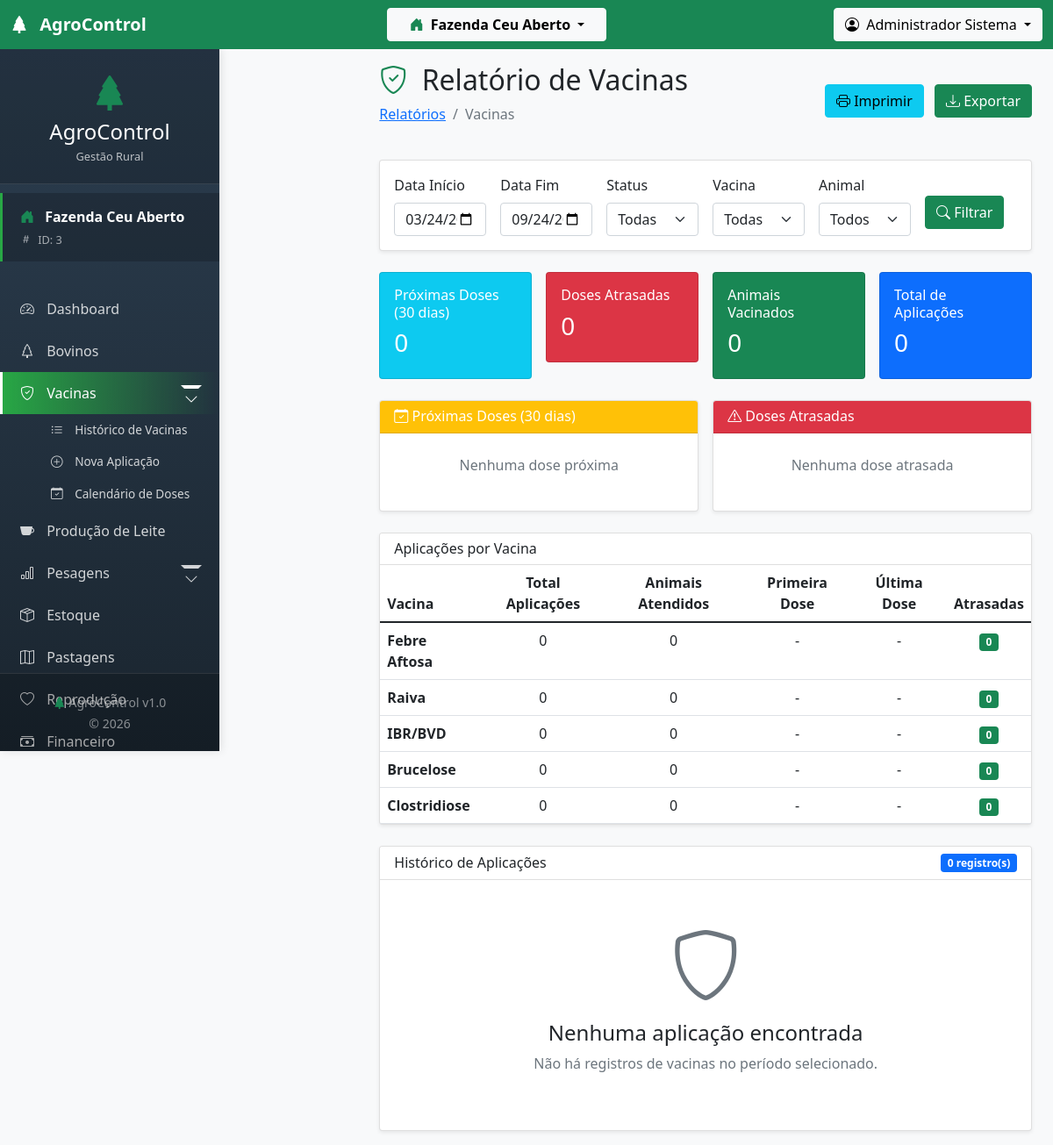
The page /modules/relatorios/vacinas.php (signed in) on the database its author committed.
### tables this page shows
CREATE TABLE `vacinas` (
  `id` int(11) NOT NULL AUTO_INCREMENT,
  `id_fazenda` int(11) NOT NULL,
  `nome_vacina` varchar(100) NOT NULL,
  `fabricante` varchar(100) DEFAULT NULL,
  `doenca_prevenida` varchar(255) DEFAULT NULL,
  `intervalo_dias` int(11) DEFAULT NULL,
  `idade_minima_dias` int(11) DEFAULT NULL,
  `idade_maxima_dias` int(11) DEFAULT NULL,
  `dose_ml` decimal(5,2) DEFAULT NULL,
  `via_aplicacao` varchar(50) DEFAULT NULL,
  `observacoes` text DEFAULT NULL,
  `data_cadastro` timestamp NULL DEFAULT current_timestamp(),
  PRIMARY KEY (`id`),
  UNIQUE KEY `unique_vacina_fazenda` (`id_fazenda`,`nome_vacina`),
  CONSTRAINT `vacinas_ibfk_1` FOREIGN KEY (`id_fazenda`) REFERENCES `fazendas` (`id`) ON DELETE CASCADE
);

### modules/relatorios/vacinas.php (the view, shortened to what the rows shown need)
<?php
require_once '../../config/database.php';
require_once '../../config/tenant.php';
$farmId = getActiveFarmId();
$sqlPorVacina = "SELECT
                    v.id,
                    v.nome_vacina,
                    COUNT(av.id) as total_aplicacoes,
                    COUNT(DISTINCT av.id_bovino) as animais_atendidos,
                    MIN(av.data_aplicacao) as primeira_dose,
                    MAX(av.data_aplicacao) as ultima_dose,
                    SUM(CASE WHEN av.proxima_dose IS NOT NULL AND av.proxima_dose < CURDATE() THEN 1 ELSE 0 END) as atrasadas
                 FROM vacinas v
                 LEFT JOIN aplicacoes_vacinas av ON v.id = av.id_vacina
                 WHERE v.id_fazenda = $farmId
                 GROUP BY v.id
                 ORDER BY total_aplicacoes DESC";
$porVacina = executeQuery($sqlPorVacina);
include '../../includes/header.php';
include '../../includes/sidebar.php';
?>
<main class="col-lg-10 ms-auto px-4 py-3">
    <div class="d-flex justify-content-between align-items-center mb-4">
        <div>
            <h1 class="h2">
                <i class="bi bi-shield-check me-2 text-success"></i>
                Relatório de Vacinas
            </h1>
        </div>
    </div>
    <div class="card shadow-sm mb-4">
        <div class="card-body p-0">
            <?php if ($porVacina && $porVacina->num_rows > 0): ?>
            <div class="table-responsive">
                <table class="table table-hover mb-0">
                    <thead>
                        <tr>
                            <th>Vacina</th>
                            <th class="text-center">Total Aplicações</th>
                            <th class="text-center">Animais Atendidos</th>
                            <th class="text-center">Primeira Dose</th>
                            <th class="text-center">Última Dose</th>
                            <th class="text-center">Atrasadas</th>
                        </tr>
                    </thead>
                    <tbody>
                        <?php while ($pv = $porVacina->fetch_assoc()): ?>
                        <tr>
                            <td><strong><?php echo $pv['nome_vacina']; ?></strong></td>
                            <td class="text-center"><?php echo $pv['total_aplicacoes']; ?></td>
                            <td class="text-center"><?php echo $pv['animais_atendidos']; ?></td>
                            <td class="text-center"><?php echo $pv['primeira_dose'] ? date('d/m/Y', strtotime($pv['primeira_dose'])) : '-'; ?></td>
                            <td class="text-center"><?php echo $pv['ultima_dose'] ? date('d/m/Y', strtotime($pv['ultima_dose'])) : '-'; ?></td>
                            <td class="text-center">
                                <?php if ($pv['atrasadas'] > 0): ?>
                                <span class="badge bg-danger"><?php echo $pv['atrasadas']; ?></span>
                                <?php else: ?>
                                <span class="badge bg-success">0</span>
                                <?php endif; ?>
                            </td>
                        </tr>
                        <?php endwhile; ?>
                    </tbody>
                </table>
            </div>
            <?php else: ?>
            <div class="text-center py-4">
                <p class="text-muted">Nenhuma vacina cadastrada</p>
            </div>
            <?php endif; ?>
        </div>
    </div>
</main>
<?php include '../../includes/footer.php'; ?>

### rows shown on the page
vacinas: nome_vacina "Febre Aftosa", total_aplicacoes "0", animais_atendidos "0"
vacinas: nome_vacina "Raiva", total_aplicacoes "0", animais_atendidos "0"
vacinas: nome_vacina "IBR/BVD", total_aplicacoes "0", animais_atendidos "0"
vacinas: nome_vacina "Brucelose", total_aplicacoes "0", animais_atendidos "0"
vacinas: nome_vacina "Clostridiose", total_aplicacoes "0", animais_atendidos "0"

### other values the page prints
$activeFarmName "Fazenda Ceu Aberto"
$_SESSION['usuario_nome'] "Administrador Sistema"
TenantManager::getActiveFarmName() "Fazenda Ceu Aberto"
$farmId "3"
$stats['doses_proximas'] "0"
$stats['doses_atrasadas'] "0"
$stats['total_animais_vacinados'] "0"
$stats['total_aplicacoes'] "0"
$historico->num_rows "0"
